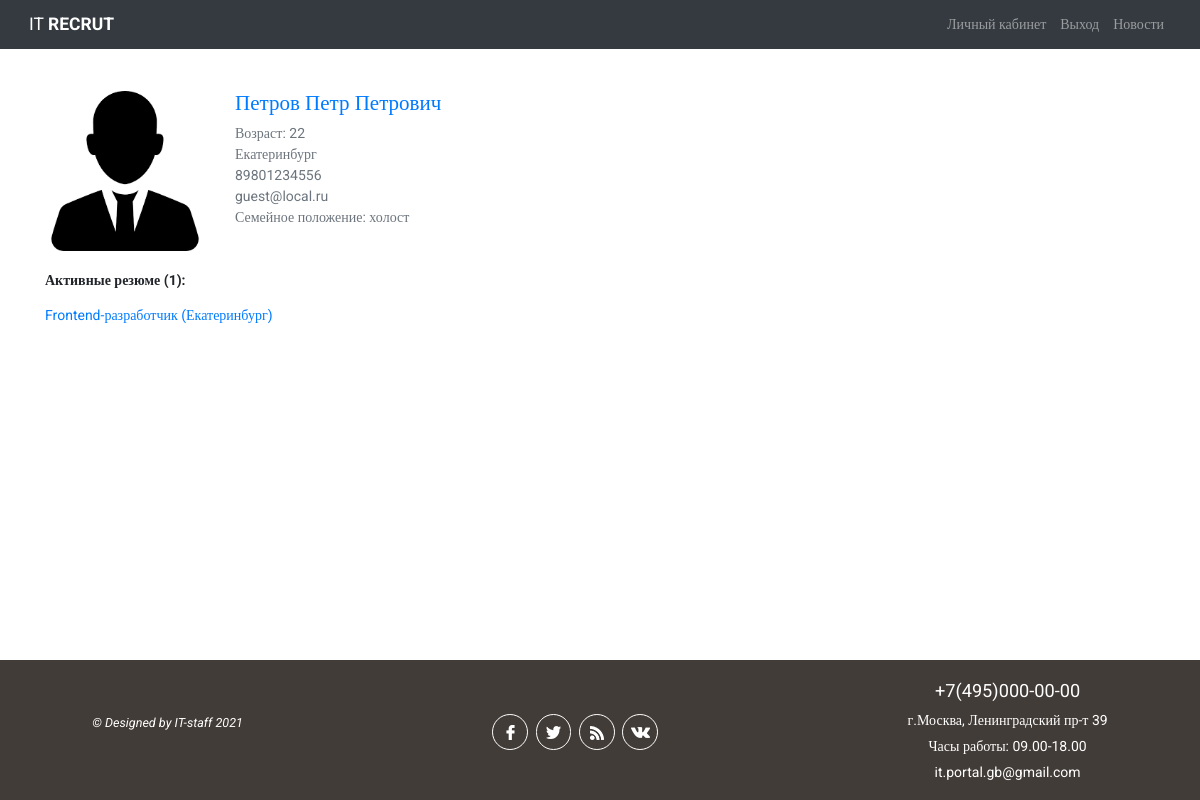
Page /worker/seeker_profile/2/ (signed in) on the committed database.
### authapp/models.py (models this page shows, shortened)
class Seeker(models.Model):
    NEED_MODER = 'need_moderation'
    MODER_OK = 'moderation_ok'
    MODER_REJECT = 'moderation_reject'
    SEEKER_STATUS_CHOICES = (
        (NEED_MODER, 'требуется модерация'),
        (MODER_OK, 'модерация пройдена успешно'),
        (MODER_REJECT, 'отклонено модератором')
    )
    SEX_CHOICE = (
        ('male', 'мужской'),
        ('female', 'женский')
    )
    MARRIED_STATUS = (
        ('h', 'холост'),
        ('m', 'в браке'),
        ('d', 'в разводе')
    )
    patronimyc = models.CharField(verbose_name='Отчество', max_length=64)
    age = models.PositiveSmallIntegerField(verbose_name='возраст', default=18)
    sex = models.CharField(verbose_name='Ваш пол', max_length=32, choices=SEX_CHOICE)
    married = models.CharField(verbose_name='Семейное положение', max_length=1, choices=MARRIED_STATUS)
    city = models.CharField(verbose_name='город', max_length=64, blank=True)
    skills = models.TextField(verbose_name='Навыки (знание программ)', max_length=264, blank=True)
    hobby = models.TextField(verbose_name='Ваши увлечения', max_length=264, blank=True)
    tel = models.CharField(verbose_name='телефон', max_length=11, blank=True)
    photo = models.ImageField(upload_to='seeker_photo', blank=True)
    is_active = models.BooleanField(default=True)
    user = models.OneToOneField(User, on_delete=models.CASCADE)
    status = models.CharField(verbose_name='статус соискателя на сайте',
                              choices=SEEKER_STATUS_CHOICES, default=NEED_MODER, max_length=32)
    failed_moderation = models.CharField(max_length=512, blank=True, verbose_name='поле '
                                                                                  'заполняется в случае отклонения модерации')
    activation_key = models.CharField(max_length=128, blank=True)
    activation_key_expires = models.DateTimeField(default=(datetime.now() + timedelta(hours=24)))
    class Meta:
        verbose_name_plural = 'Соискатели'

### workerapp/models.py (models this page shows, shortened)
class Resume(models.Model):
    RESUME_ACTION_CHOICE = (
        ('draft', 'сохранить черновик'),
        ('publish', 'опубликовать на портале'),
        ('moderation_ok', 'модерация пройдена'),
        ('moderation_reject', 'модерация отклонена')
    )
    RUB = 'руб.'
    USD = 'USD'
    EUR = 'EUR'
    CURRENCY_CHOICE = (
        (RUB, 'руб.'),
        (USD, 'USD'),
        (EUR, 'EUR')
    )
    position = models.CharField(max_length=64, verbose_name='желаемая должность')
    min_salary = models.CharField(verbose_name='минимальный уровень з/п', max_length=7, blank=True,
                                  help_text='поле необязательное для заполнения')
    max_salary = models.CharField(verbose_name='максимальный уровень з/п', max_length=7, blank=True,
                                  help_text='поле необязательное для заполнения')
    currency = models.CharField(verbose_name='валюта', max_length=4, blank=True,
                                choices=CURRENCY_CHOICE, help_text='поле необязательное для '
                                                                   'заполнения')
    published = models.DateField(verbose_name='дата публикации', default=datetime.now)
    skills = models.TextField(verbose_name='Ключевые навыки', max_length=512, blank=True)
    hobby = models.TextField(verbose_name='Ваши увлечения', max_length=512, blank=True,
                             help_text='поле необязательно для заполнения')
    action = models.CharField(verbose_name='статус', max_length=64, choices=RESUME_ACTION_CHOICE)
    seeker = models.ForeignKey(Seeker, on_delete=models.CASCADE)
    hide = models.BooleanField(verbose_name='резюме удалено / скрыто', default=False)
    failed_moderation = models.TextField(verbose_name='Сообщение в случае непрохождения '
        'модерации резюме', max_length=254, blank=True, help_text='поле необязательное')
    is_favorite = models.BooleanField(verbose_name='добавлен в избранное', default=False)
    class Meta:
        verbose_name_plural = 'Резюме'

### workerapp/views.py (the view)
# urls.py: path('seeker_profile/<int:seeker_id>/', views.SeekerProfileView.as_view(), name='seeker_profile'),
class SeekerProfileView(LoginRequiredMixin, TemplateView):
    template_name = 'workerapp/seeker_profile.html'
    def get_context_data(self, **kwargs):
        context = super().get_context_data(**kwargs)
        context['title'] = 'Профиль соискателя'
        context['seeker'] = get_object_or_404(Seeker, pk=self.kwargs['seeker_id'])
        context['resumes'] = Resume.objects.filter(action='moderation_ok', hide=False,
                                                   seeker=context['seeker']).order_by('published')
        return context

### workerapp/templates/workerapp/seeker_profile.html (shortened to what this page needs)
{% extends 'mainapp/base.html' %}
{% load static %}
{% block content %}
<div class="container my-5">
  <div class="row">
    <div class="col-3 col-md-2">
      {% if seeker.photo %}
      <img class="card-img" src="/media/{{ seeker.photo }}" alt="фото {{ seeker.user.first_name }}">
      {% else %}
        <p class="card_img">Фото не загружено</p>
      {% endif %}
    </div>
    <div class="col-9 col-md-10 mb-5">
        <p class="h4" style="color:#007bff;">{{ seeker.user.first_name }} {{ seeker.user.last_name }} {{ seeker.patronimyc }}</p>
        <p class="text-muted mb-0">Возраст: {{ seeker.age }}</p>
        <p class="text-muted mb-0">{{ seeker.city }}</p>
        <p class="text-muted mb-0">{{ seeker.tel }}</p>
        <p class="text-muted mb-0">{{ seeker.user.email }}</p>
        <p class="text-muted mb-0">Семейное положение: {{ seeker.get_married_display }}</p>
    </div>
  </div>
  <div class="row">
    <div class="col-10">
        {% if resumes %}
            <p class="font-weight-bold">Активные резюме ({{ resumes|length }}):</p>
            <div class="mb-5">
                {% for item in resumes %}
                    <p><a class="mb-0" href="{% url 'worker:resume_view' seeker.pk item.pk %}">{{ item.position }} ({{ item.seeker.city }})</a></p>
                {% endfor %}
            </div>
        {% endif %}
    </div>
  </div>
</div>
{% endblock content %}

### static/css/style.css (style rules this page uses)
* { margin: 0; padding: 0; }
html { font-size: 16px; }
@media all and (min-width: 1024px) and (max-width: 1200px) { html { font-size: 14px; } }
html, body { height: 100%; }
body { box-sizing: border-box; font-family: Roboto; display: flex; flex-direction: column; }
.container { flex: 1 0 auto; }

### rows in the picture
Seeker: photo (picture), user.first_name "Петров", user.last_name "Петр", patronimyc "Петрович", age "22", city "Екатеринбург", tel "89801234556", user.email "guest@local.ru", married "холост"
Resume: position "Frontend-разработчик", seeker.city "Екатеринбург"

### other values in the picture
{{ resumes|length }} "1"
